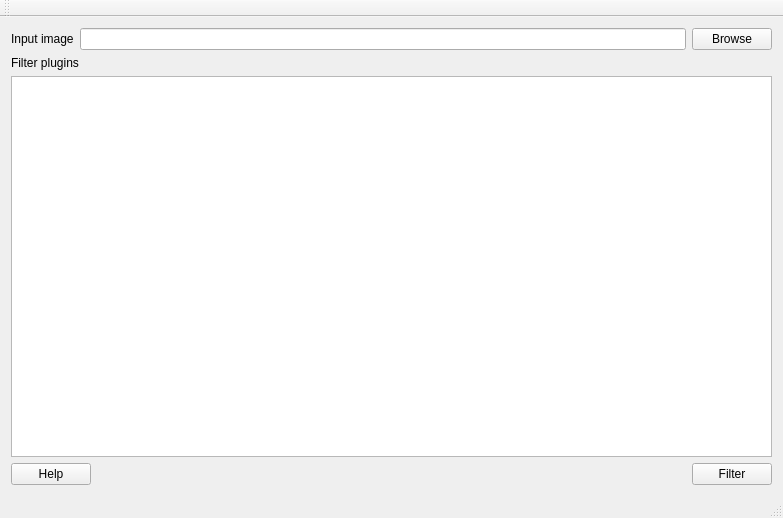
<?xml version="1.0" encoding="UTF-8"?>
<ui version="4.0">
 <class>MainWindow</class>
 <widget class="QMainWindow" name="MainWindow">
  <property name="geometry">
   <rect>
    <x>0</x>
    <y>0</y>
    <width>783</width>
    <height>518</height>
   </rect>
  </property>
  <property name="windowTitle">
   <string>MainWindow</string>
  </property>
  <widget class="QWidget" name="centralWidget">
   <layout class="QVBoxLayout" name="verticalLayout_2">
    <item>
     <layout class="QHBoxLayout" name="horizontalLayout">
      <item>
       <widget class="QLabel" name="inputImgLabel">
        <property name="text">
         <string>Input image</string>
        </property>
       </widget>
      </item>
      <item>
       <widget class="QLineEdit" name="inputImgEdit"/>
      </item>
      <item>
       <widget class="QPushButton" name="inputImgButton">
        <property name="text">
         <string>Browse</string>
        </property>
       </widget>
      </item>
     </layout>
    </item>
    <item>
     <layout class="QVBoxLayout" name="verticalLayout">
      <item>
       <widget class="QLabel" name="filtersLable">
        <property name="text">
         <string>Filter plugins</string>
        </property>
       </widget>
      </item>
      <item>
       <widget class="QListWidget" name="filtersList"/>
      </item>
     </layout>
    </item>
    <item>
     <layout class="QHBoxLayout" name="horizontalLayout_2">
      <item>
       <widget class="QPushButton" name="helpButton">
        <property name="text">
         <string>Help</string>
        </property>
       </widget>
      </item>
      <item>
       <spacer name="horizontalSpacer">
        <property name="orientation">
         <enum>Qt::Horizontal</enum>
        </property>
        <property name="sizeHint" stdset="0">
         <size>
          <width>498</width>
          <height>20</height>
         </size>
        </property>
       </spacer>
      </item>
      <item>
       <widget class="QPushButton" name="filterButton">
        <property name="text">
         <string>Filter</string>
        </property>
       </widget>
      </item>
     </layout>
    </item>
   </layout>
  </widget>
  <widget class="QMenuBar" name="menuBar">
   <property name="geometry">
    <rect>
     <x>0</x>
     <y>0</y>
     <width>783</width>
     <height>20</height>
    </rect>
   </property>
  </widget>
  <widget class="QToolBar" name="mainToolBar">
   <attribute name="toolBarArea">
    <enum>TopToolBarArea</enum>
   </attribute>
   <attribute name="toolBarBreak">
    <bool>false</bool>
   </attribute>
  </widget>
  <widget class="QStatusBar" name="statusBar"/>
 </widget>
 <layoutdefault spacing="6" margin="11"/>
 <resources/>
 <connections/>
</ui>
